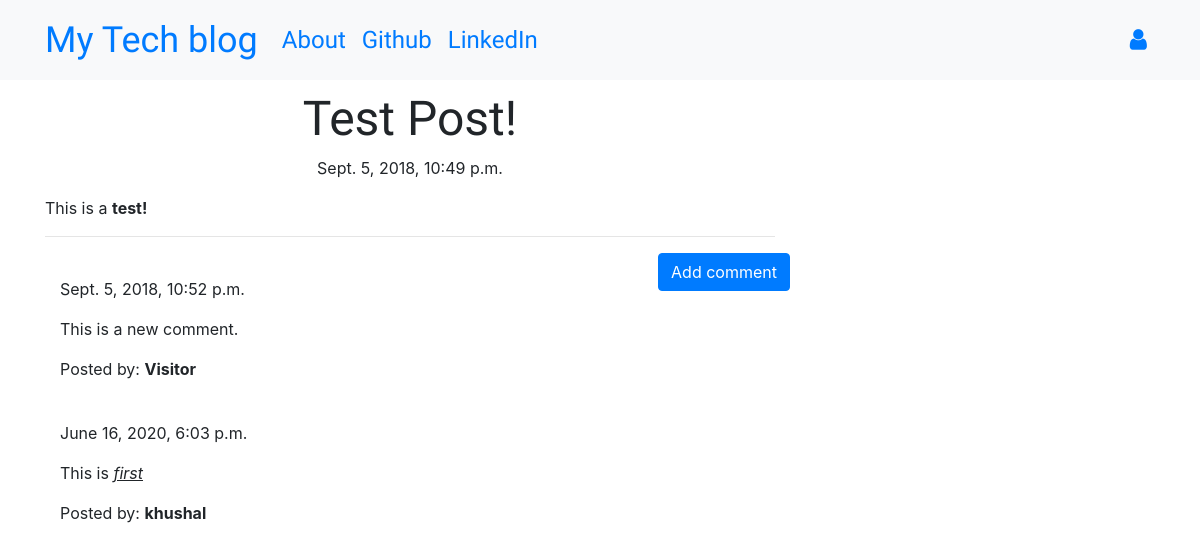
/post/1, run on the app's committed database.
### blog/models.py (models this page shows, shortened)
class Post(models.Model):
    author = models.ForeignKey('auth.User',on_delete=models.CASCADE)
    title = models.CharField(max_length=200)
    text = models.TextField()
    created_date = models.DateTimeField(default=timezone.now)
    published_date = models.DateTimeField(blank=True, null=True)

class Comment(models.Model):
    post = models.ForeignKey('blog.Post', related_name='comments',on_delete=models.CASCADE)
    author = models.CharField(max_length=200)
    text = models.TextField()
    created_date = models.DateTimeField(default=timezone.now)
    approved_comment = models.BooleanField(default=False)

### blog/views.py (the view)
# urls.py: path('post/<int:pk>', views.PostDetailView.as_view(), name='post_detail'),
class PostDetailView(DetailView):
    model = Post

### blog/templates/blog/post_detail.html (shortened to what this page needs)
{% extends 'blog/base.html' %}
{% block content %}
        <h1 class='posttitle loader'>{{ post.title }}</h1>
        {% if post.published_date %}
            <div class="date postdate">
                {{ post.published_date }}
            </div>
        {% else %}
            <a class="btn btn-outline-dark" href="{% url 'post_publish' pk=post.pk %}">Publish</a>
        {% endif %}
      <p class='postcontent' >{{ post.text|safe|linebreaksbr }}</p>
  <hr>
  <a class="btn btn-primary btn-comment" href="{% url 'add_comment_to_post' pk=post.pk %}">Add comment</a>
  <div class="container">
  {% for comment in post.comments.all %}
  <br>
      {% if user.is_authenticated or comment.approved_comment %}
              {{ comment.created_date }}
          <p>{{ comment.text|safe|linebreaks }}</p>
          <p>Posted by: <strong>{{ comment.author }}</strong></p>
      {% endif %}
  {% empty %}
      <p>No comments posted.</p>
  {% endfor %}
</div>
{% endblock %}

### blog/templates/blog/base.html (shortened to what this page needs)
<!DOCTYPE html>
{% load static %}
<html>
  <head>
    <link rel="stylesheet" href="https://stackpath.bootstrapcdn.com/bootstrap/4.1.3/css/bootstrap.min.css"
>
    <link href="https://maxcdn.bootstrapcdn.com/font-awesome/4.7.0/css/font-awesome.min.css" rel="stylesheet">
    <link rel="stylesheet" href="//cdn.jsdelivr.net/medium-editor/latest/css/medium-editor.min.css" type="text/css" media="screen" charset="utf-8">
    <link rel="stylesheet" href="{% static 'css/blog.css' %}">
  </head>
  <body class='loader'>
    <nav class="navbar navbar-expand-lg bg-light techfont">
      <div class="container">
        <div class="navbar-nav align-items-center">
          <a class="navbar-brand bigbrand" href="{% url 'post_list' %}">My Tech blog</a>
          <a class="nav-item nav-link" href="{% url 'about' %}">About</a>
          <a class="nav-item nav-link" href="https://www.github.com">Github</a>
          <a class="nav-item nav-link" href="https://www.linkedin.com">LinkedIn</a>
        </div>
        <div class="navbar-nav align-items-center ml-auto">
          {% if user.is_authenticated %}
            <a class="nav-item nav-link" href="{% url 'post_new' %}">New Post</a>
            <a class="nav-item nav-link" href="{% url 'post_draft_list' %}">Drafts</a>
            <a class="nav-item nav-link" href="{% url 'logout' %}">Log out</a>
            <a >Welcome: {{ user.username }}</a>
          {% else %}
            <a class="nav-item nav-link" href="{% url 'login' %}" aria-label="Login">
              <span class="fa fa-user" aria-hidden="true"></span></a>
          {% endif %}
        </div>
      </div>
    </nav>
          <div class="content container">
              <div class="row">
                  <div class="col-md-8">
                    <div class="blog_posts">
                      {% block content %}
                      {% endblock %}
                    </div>
                  </div>
              </div>
          </div>
  </body>
</html>

### blog/static/css/blog.css (style rules this page uses)
.techfont { font-family: 'Russo One', sans-serif; font-size: 1.5em; margin-bottom: 10px; }
.postdate { text-align: center; }
.posttitle { font-family: 'Russo One', sans-serif; font-size: 3em; text-align: center; }
.postcontent { font-family: 'Montserrat'; font-size: 1.5em; }
.btn-comment { position: absolute; right: 0px; }
.bigbrand { font-size: 1.5em; }
.loader { filter:hue-rotate(0deg); color: linear-gradient(45deg,#0f8,#08f); animation:hue 5000ms infinite linear; }

### data on the page
Post: title "Test Post!", published_date "Sept. 5, 2018, 10:49 p.m.", text "This is a test!"
Comment: created_date "Sept. 5, 2018, 10:52 p.m.", text "This is a new comment.", author "Visitor"
Comment: created_date "June 16, 2020, 6:03 p.m.", text "This is first", author "khushal"
